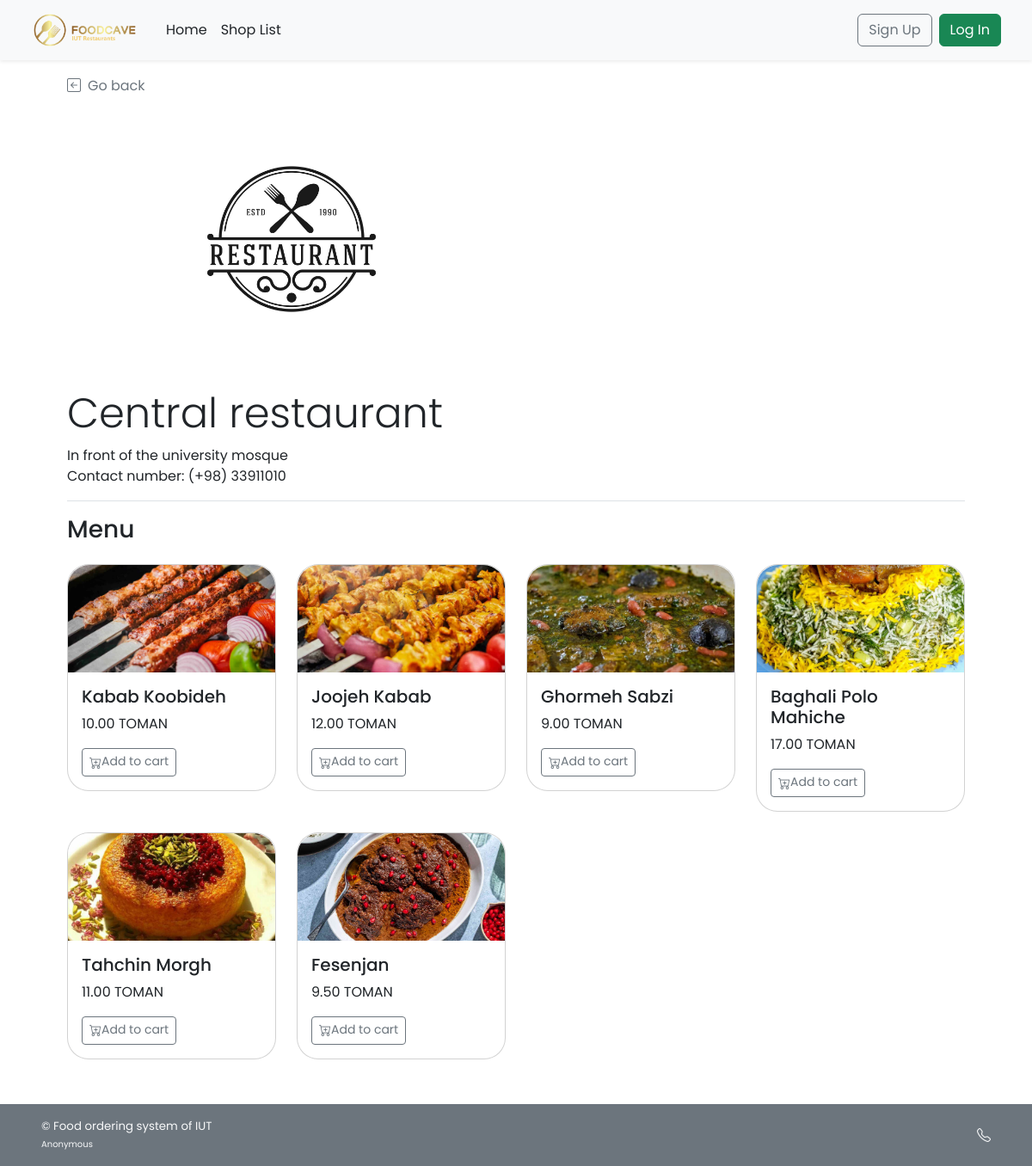
Page /shop_menu.php?s_id=1 on the committed database.
### tables this page shows
CREATE TABLE `shop` (
  `s_username` varchar(45) NOT NULL,
  `s_pwd` varchar(45) NOT NULL,
  `s_name` varchar(100) NOT NULL,
  `s_location` varchar(100) NOT NULL,
  `s_email` varchar(100) NOT NULL,
  `s_phoneno` varchar(45) NOT NULL,
  `s_pic` text DEFAULT NULL,
  `s_id` int(11) NOT NULL
);

CREATE TABLE `food` (
  `f_id` int(11) NOT NULL,
  `s_id` int(11) NOT NULL,
  `f_name` varchar(100) NOT NULL,
  `f_price` decimal(6,2) NOT NULL,
  `f_pic` text DEFAULT NULL
);

### shop_menu.php (the view, shortened to what this page needs)
<!DOCTYPE html>
<html lang="en">
<head>
    <?php
        include("conn_db.php");
        include('head.php');
    ?>
    <link href="css/main.css" rel="stylesheet">
    <link href="css/menu.css" rel="stylesheet">
</head>
<body class="d-flex flex-column h-100">
    <?php include('nav_header.php')?>
    <?php
        $s_id = $_GET["s_id"];
        $query = "SELECT s_name,s_location,s_phoneno,s_pic
        FROM shop WHERE s_id = {$s_id} LIMIT 0,1";
        $result = $mysqli -> query($query);
        $shop_row = $result -> fetch_array();
    ?>
    <div class="container px-5 py-4" id="shop-body">
        <a class="nav nav-item text-decoration-none text-muted mb-3" href="#" onclick="history.back();">
            <i class="bi bi-arrow-left-square me-2"></i>Go back
        </a>
        <div class="mb-3 text-wrap" id="shop-header">
            <div class="rounded-25 mb-4" id="shop-img" style="
                    background: url(
                        <?php
                            if(is_null($shop_row["s_pic"])){echo "'img/default.png'";}
                            else{echo "'img/{$shop_row['s_pic']}'";}
                        ?>
                    ); height: 300px;  width:50%;  background-size:cover; object-fit:fill;
                     background-repeat: no-repeat;
                    background-position: center;">
            </div>
            <h1 class="display-5 strong"><?php echo $shop_row["s_name"];?></h1>
            <ul class="list-unstyled">
                <li class=""><?php echo $shop_row["s_location"];?></li>
                <li class="">Contact number: <?php echo "(+98) ".$shop_row["s_phoneno"];?></li>
            </ul>
        </div>
        <h3 class="border-top py-3 mt-2">Menu</h3>
        <div class="row row-cols-1 row-cols-md-2 row-cols-lg-4 align-items-stretch mb-1">
        <?php
            $query = "SELECT * FROM food WHERE s_id = {$s_id}";
            $result = $mysqli -> query($query);
            if($result ->num_rows > 0){
                while($food_row = $result->fetch_array()){
        ?>
            <div class="col">
                <div class="card rounded-25 mb-4">
                    <a href="food_item.php?<?php echo "s_id=".$food_row["s_id"]."&f_id=".$food_row["f_id"]?>" class="text-decoration-none text-dark">
                        <div class="card-img-top">
                            <img
                                <?php
                                if(is_null($food_row["f_pic"])){echo "src='img/default.png'";}
                                else{echo "src=\"img/{$food_row['f_pic']}\"";}
                                ?>
                                style="width:100%; height:125px; object-fit:cover;"
                                class="img-fluid" alt="<?php echo $food_row["f_name"]?>">
                        </div>
                        <div class="card-body">
                            <h5 class="card-title fs-5"><?php echo $food_row["f_name"]?></h5>
                            <p class="card-text"><?php echo $food_row["f_price"]?> TOMAN</p>
                            <a href="food_item.php?<?php echo "s_id=".$food_row["s_id"]."&f_id=".$food_row["f_id"]?>" class="btn btn-sm mt-3 btn-outline-secondary">
                                <i class="bi bi-cart-plus"></i>Add to cart
                            </a>
                        </div>
                    </a>
                </div>
            </div>
            <?php
                    }
                }
            ?>
        </div>
    </div>
    <?php include('footer.php')?>
</body>
</html>

### head.php (shortened to what this page needs)
<link href="https://cdn.jsdelivr.net/npm/bootstrap@5.2.1/dist/css/bootstrap.min.css" rel="stylesheet">
<link rel="stylesheet" href="../img/Color logo - no background.png">
<link rel="stylesheet" href="https://cdn.jsdelivr.net/npm/bootstrap-icons@1.9.1/font/bootstrap-icons.css">

### nav_header.php (shortened to what this page needs)
<header class="navbar navbar-expand-md navbar-light bg-light fixed-top shadow-sm mb-auto">
  <div class="container-fluid mx-4">
    <a class="navbar-brand" href="index.php">
        <img src="img/Color logo - no background.png" alt="FOODCAVE LOGO" width="125" class="me-2">
    </a>
    <div class="collapse navbar-collapse" id="navbarCollapse">
      <ul class="navbar-nav me-auto mb-2 mb-md-0">
        <li class="nav-item">
          <a class="nav-link px-2 text-dark" aria-current="page" href="index.php">Home</a>
        </li>
        <li class="nav-item">
          <a class="nav-link px-2 text-dark" href="shop_list.php">Shop List</a>
        </li>
      </ul>
      <div class="d-flex">
        <?php if(!isset($_SESSION['cid'])){ ?>
            <a href="cust_regist.php" class="btn btn-outline-secondary me-2">Sign Up</a>
            <a href="cust_login.php" class="btn btn-success">Log In</a>
        <?php } ?>
      </div>
    </div>
  </div>
</header>

### footer.php
<footer
        class="footer d-flex flex-wrap justify-content-between align-items-center px-5 py-3 mt-auto bg-secondary text-light">
        <span class="smaller-font">&copy; Food ordering system of IUT <br /><span class="xsmall-font">Anonymous</span></span>
        <ul class="nav justify-content-end list-unstyled d-flex">
            <li class="ms-3">
                <a class="text-light" target="_blank" href="footdirect.php">
                    <i class="bi bi-telephone"></i>
                </a>
            </li>
        </ul>
</footer>

### css/main.css (style rules this page uses)
html { height: 100%; }
body { height: 100%; padding-top: 4rem; margin-bottom: -50px; font-family: 'Poppins', 'Noto Sans Thai', sans-serif; }
a { cursor: pointer; }
.bi { vertical-align: -.125em; fill: currentColor; }
.smaller-font { font-size: smaller; }
.xsmall-font { font-size: x-small; }
.rounded-25 { border-radius: 25px; }

### css/menu.css (style rules this page uses)
html, body { height: 100%; }
.card img { width: 100%; border-radius: 25px 25px 0px 0px; }

### rows in the picture
shop: s_pic (picture), s_name "Central restaurant", s_location "In front of the university mosque", s_phoneno "33911010"
food: f_pic (picture), f_name "Kabab Koobideh", f_price "10.00"
food: f_pic (picture), f_name "Joojeh Kabab", f_price "12.00"
food: f_pic (picture), f_name "Ghormeh Sabzi", f_price "9.00"
food: f_pic (picture), f_name "Baghali Polo Mahiche", f_price "17.00"
food: f_pic (picture), f_name "Tahchin Morgh", f_price "11.00"
food: f_pic (picture), f_name "Fesenjan", f_price "9.50"
